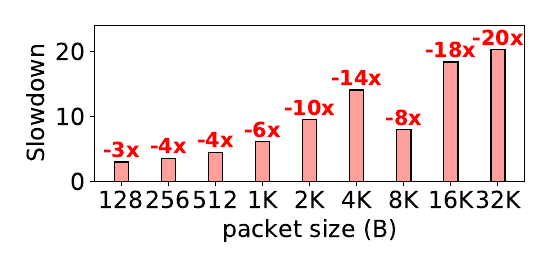

This figure's Python source:
from os import read
import numpy as np
import matplotlib.pyplot as plt
import math
import sys
import csv
import seaborn as sns

plt.rcParams['hatch.linewidth'] = 2.5
palette = sns.color_palette("pastel")


plt.rcParams["figure.figsize"] = (5.5, 2.7)
plt.rcParams.update({'font.size': 17})

fig, ax = plt.subplots()

overheads_BFT = [
        2.957919818,
3.536586799,
4.47236202,
6.128233355,
9.535809944,
14.04718478,
7.947705728,
18.39954202,
20.26988941
]

speedup_hw = [
        5.414972144,
4.589759135,
3.59385579,
0,
0,
0,
0,
0,
0]

envs = ['128', '256', '512', '1K', '2K', '4K', '8K', '16K', '32K']

x = np.arange(len(envs))
low = int(min(speedup_hw))
high = int(max(overheads_BFT))
plt.ylim([0, math.ceil(high+0.2*(high-low))])
width = 0.30
x2 = [r+width for r in x]
ax.bar(x, overheads_BFT, width, color= palette[3], edgecolor="black")
#ax.bar(x2, speedup_hw, width, color= palette[6], hatch="*", edgecolor="black", label="Speedup due to TNIC")

for k, y, p in zip(x, overheads_BFT, overheads_BFT):
     s = "-" + str(f'{p:.0f}')+ "x"
     plt.text(k, y, s, ha='center', va='bottom', fontsize=15, weight="bold", c='red')

#plt.text(4.1, math.ceil(high+0.4*(high-low)), "Lower is better ↓", ha='center', va='center', fontsize=15, weight='bold', c='blue')
ax.set_ylabel("Slowdown")
ax.set_xticks(x)
ax.set_xlabel("packet size (B)")
ax.set_xticklabels(envs)
#ax.set_title("")
plt.tight_layout()

#ax.legend(loc="upper right", bbox_to_anchor=(1.01, 1.04))
plt.savefig('tnic_overheads.pdf',dpi=400)
#plt.show()
